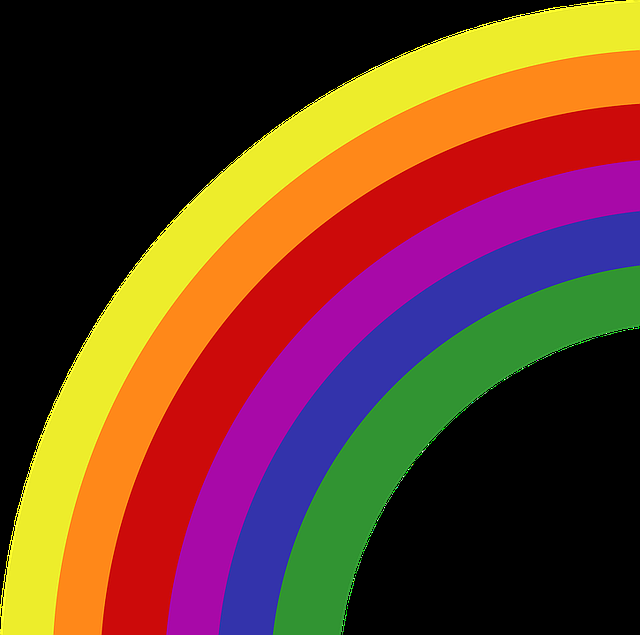
#> input picture opencv/study/PythonCode/images/img25.png, 640 x 635 px
$ python c3_knn.py
#> lines starting #> are read from the running program, lines starting #| are printed output that depends on the picture
### opencv/study/PythonCode/imgRead.py
import cv2

# 영상을 불러오기
def imgRead(imgPath, imgReadType, imgResWidth, imgResHeight):
#> called with imgPath = './images/img25.png', imgReadType = -1, imgResWidth = 320, imgResHeight = 240
    img = cv2.imread(imgPath, imgReadType)
#> img is the input picture: shape (635, 640, 4); mean B, G, R, A 41.9, 62.6, 104.3, 151.7
    if imgResHeight != 0 | imgResWidth != 0:
        img = cv2.resize(img, (imgResWidth, imgResHeight))
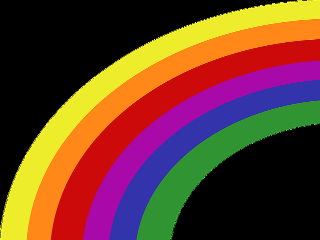
#> img: shape (240, 320, 4); mean B, G, R, A 41.8, 62.6, 104.3, 151.7
    return img

### opencv/study/PythonCode/createFolder.py
import os

# 폴더 생성하기
def createFolder(dir):
    try:
        if not os.path.exists(dir):
            os.makedirs(dir)
    except OSError:
        print ('Error: createFolder')

### opencv/study/PythonCode/c3_knn.py
# 영상 군집화 예제 (c3_knn.py)

# 관련 라이브러리 선언
import numpy as np
import cv2
from imgRead import imgRead
from createFolder import createFolder

save_dir = './code_res_imgs/c3_knn'
createFolder(save_dir)

# 영상 읽기
img1 = imgRead("./images/img25.png", cv2.IMREAD_UNCHANGED, 320, 240)
cv2.imshow("input",img1)
cv2.imwrite(save_dir + "/input.jpg", img1)

# knn 입력 생성
data = img1.reshape((-1,3))
data = np.float32(data)

# knn 변수 설정
criteria = (cv2.TERM_CRITERIA_EPS + cv2.TERM_CRITERIA_MAX_ITER, 10, 1.0)
attempts = 10
flags = cv2.KMEANS_RANDOM_CENTERS
for i in range(1, 5):
    # knn 수행
    numK = i * 5
    ret, label, center = cv2.kmeans(data, numK, None, criteria, attempts, flags)

    # 결과 영상 출력 및 저장
    center = np.uint8(center)
    res = center[label.flatten()]
    res = res.reshape((img1.shape))
    cv2.imshow(str(numK),res)
    cv2.waitKey(1)
    cv2.imwrite(save_dir + "/" + str(numK) + "_knn.jpg", res)
#> this loop made 4 passes
#> ret on passes 1 to 4: 500852120.5, 147779523.8, 76297714.5, 50822983.3
#> pass 1, `res = res.reshape((img1.shape))`:
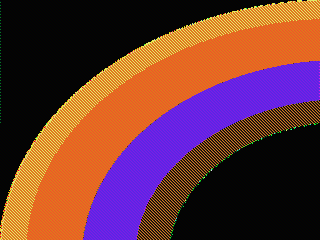
#> res: shape (240, 320, 4); mean B, G, R, A 56.5, 55.7, 107.4, 138.3
#> pass 2, `res = res.reshape((img1.shape))`:
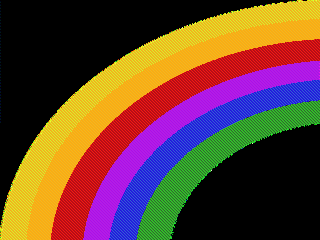
#> res: shape (240, 320, 4); mean B, G, R, A 50.6, 65.6, 102.6, 140.1
#> pass 3, `res = res.reshape((img1.shape))`:
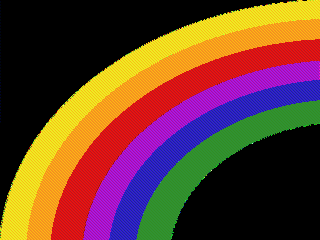
#> res: shape (240, 320, 4); mean B, G, R, A 46, 63.5, 104.6, 144.9

# 키보드 입력을 기다린 후 모든 영상창 닫기
cv2.waitKey(0)
cv2.destroyAllWindows()

$ run again, with opencv/study/PythonCode/images/img_6_3.png copied over opencv/study/PythonCode/images/img25.png
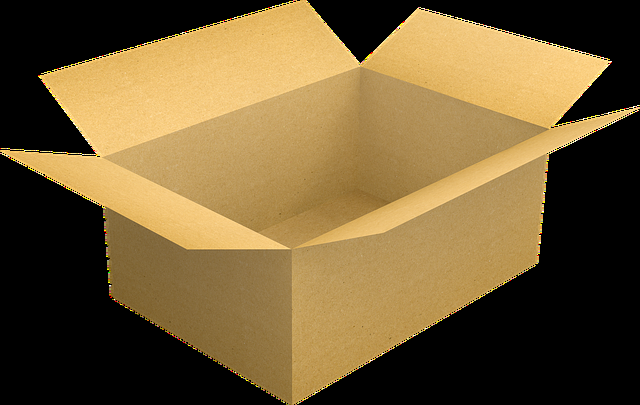
#> input picture opencv/study/PythonCode/images/img_6_3.png, 640 x 405 px
#> in imgRead, img is the input picture: shape (405, 640, 4); mean B, G, R, A 54, 92.7, 114.1, 142.4
#> img: shape (240, 320, 4)
#> the loop `for i in range(1, 5):` made 4 passes
#> ret on passes 1 to 4: 123910759.9, 48776638.2, 27263233.6, 21563494.2
#> pass 1, `res = res.reshape((img1.shape))`:
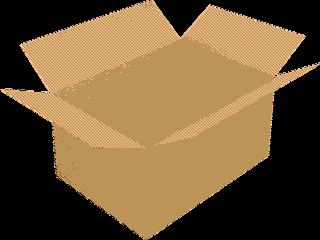
#> res: shape (240, 320, 4); mean B, G, R, A 55.7, 89.2, 113.8, 141.7
#> pass 3, `res = res.reshape((img1.shape))`:
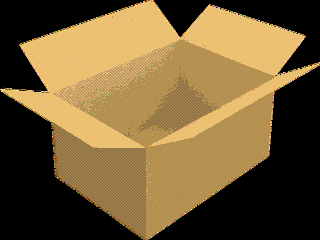
#> res: shape (240, 320, 4); mean B, G, R, A 53.6, 92.1, 113.8, 142.2
